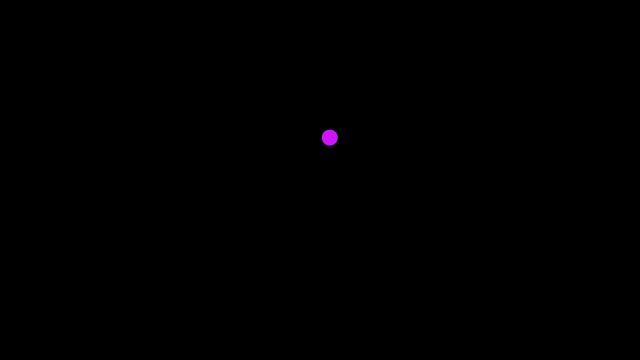
Frame 1 (no input)
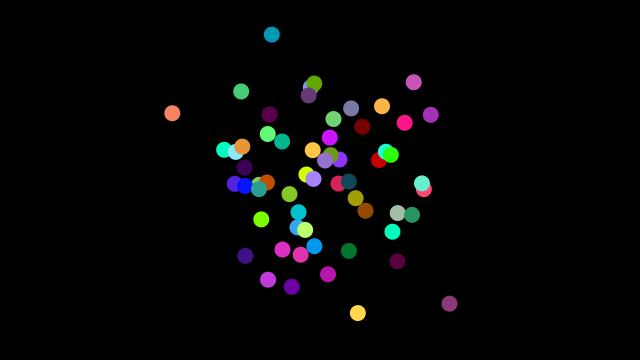
Frame 60 (the mouse pressed at the canvas centre just before this capture)
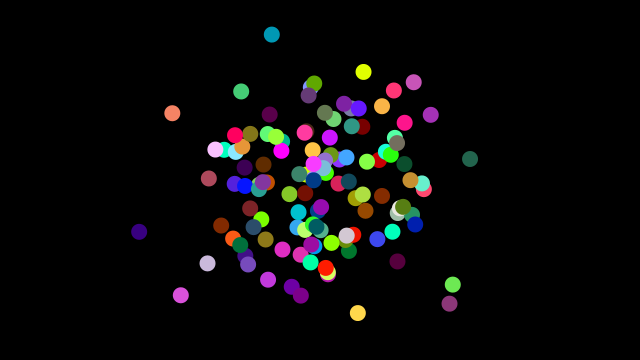
Frame 120 (the mouse held since frame 60 and released just before this capture)

The Processing sketch that drew these frames (run headless with seeded random() and noise(); from frame 60 on, the mouse is pressed at the canvas centre):

// Processing sketch: sketch_1_4_gaussian_distribution
// ── sketch_1_4_gaussian_distribution.pde
import java.util.Random;

Random generator;

void setup() {
  size(640, 360);
  generator = new Random();
  background(0);
}

void draw() {
  float numx = (float) generator.nextGaussian();
  float numy = (float) generator.nextGaussian();
  float numRed = (float) generator.nextGaussian();
  float numBlue = (float) generator.nextGaussian();
  float numGreen = (float) generator.nextGaussian();
  float sd = 60;
  float sdcolor = 100;
  float meanx = 320;
  float meany = 180;
  float meancolor = 255 / 2;
  float x = sd * numx + meanx;
  float y = sd * numy + meany;
  float red = sdcolor * numRed + meancolor;
  float blue = sdcolor * numBlue + meancolor;
  float green = sdcolor * numGreen + meancolor;
  
  noStroke();
  fill(red, blue, green);
  ellipse(x, y, 16, 16);
}
